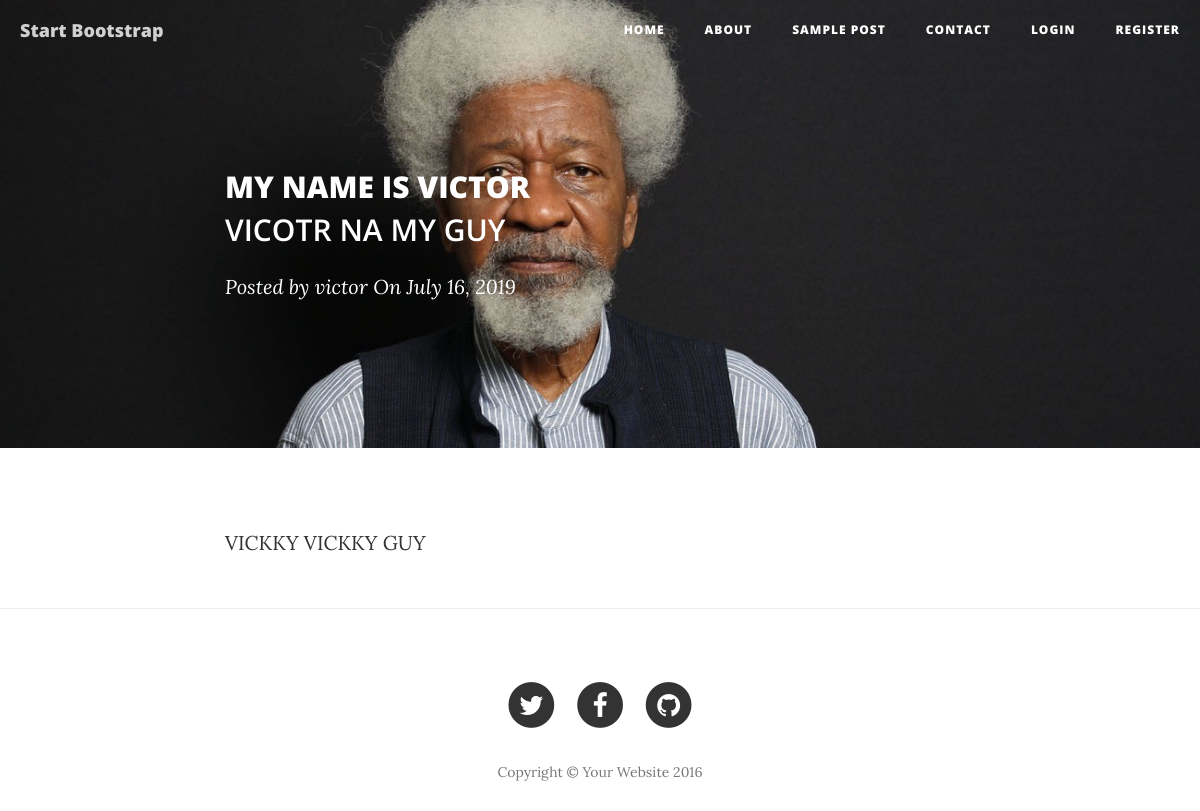
The app's page /post/4 with its own data.
### temiblog.py (models this page shows)
class BlogPost(db.Model,UserMixin):
       id = db.Column(db.Integer,primary_key=True)
       author = db.Column(db.String(255))
       title = db.Column(db.String(255))
       sub_title = db.Column(db.String(255))
       content = db.Column(db.Text)
       blog_pix =db.Column(db.String(200))
       author_id = db.Column(db.Integer)
       total_view = db.Column(db.BigInteger,default=0)
       today=db.Column(db.DateTime, nullable=False, default=datetime.utcnow)

### temiblog.py (the view)
@app.route('/post/<int:id>')
def post(id):
       content = BlogPost.query.filter_by(id=id).first()
       content.total_view +=1
       db.session.commit()
       return render_template('./post.html',content1=content)

### templates/post.html (shortened to what this page needs)
<!DOCTYPE html>
<html lang="en">
<head>
    <link href="{{url_for('static',filename='vendor/bootstrap/css/bootstrap.min.css')}}" rel="stylesheet">
    <link href="{{url_for('static',filename='css/clean-blog.min.css')}}" rel="stylesheet">
    <link href="{{url_for('static',filename='vendor/font-awesome/css/font-awesome.min.css')}}" rel="stylesheet" type="text/css">
</head>
<body>
    <nav class="navbar navbar-default navbar-custom navbar-fixed-top">
        <div class="container-fluid">
            <div class="navbar-header page-scroll">
                <a class="navbar-brand" href="{{url_for('index')}}">Start Bootstrap</a>
            </div>
            <div class="collapse navbar-collapse" id="bs-example-navbar-collapse-1">
                <ul class="nav navbar-nav navbar-right">
                    <li>
                        <a href="/">Home</a>
                    </li>
                    <li>
                        <a href="/about">About</a>
                    </li>
                    <li>
                        <a href="/post">Sample Post</a>
                    </li>
                    <li>
                        <a href="/contact">Contact</a>
                    </li>
                    <li>
                        <a href="/login">Login</a>
                    </li>
                    <li>
                        <a href="/register">Register</a>
                    </li>
                </ul>
            </div>
        </div>
    </nav>
    <header class="intro-header" style="background-image:  url('/static/blogpix/{{content1.blog_pix}}')">
        <div class="container">
            <div class="row">
                <div class="col-lg-8 col-lg-offset-2 col-md-10 col-md-offset-1">
                    <div class="post-heading">
                        <h2>{{content1.title}}</h2>
                        <h4 class="subheading">{{content1.sub_title}}</h4>
                        <span class="meta">Posted by <a href="{{url_for('useradminprofile', id=content1.author_id)}}">{{content1.author}}</a> On {{content1.today.strftime('%B %d, %Y')}}</span>
                    </div>
                </div>
            </div>
        </div>
    </header>
    <article>
        <div class="container">
            <div class="row">
                <div class="col-lg-8 col-lg-offset-2 col-md-10 col-md-offset-1">
                    <p>{{content1.content|safe}}</p>
                </div>
            </div>
        </div>
    </article>
    <hr>
    <footer>
        <div class="container">
            <div class="row">
                <div class="col-lg-8 col-lg-offset-2 col-md-10 col-md-offset-1">
                    <ul class="list-inline text-center">
                        <li>
                            <a href="#">
                                <span class="fa-stack fa-lg">
                                    <i class="fa fa-circle fa-stack-2x"></i>
                                    <i class="fa fa-twitter fa-stack-1x fa-inverse"></i>
                                </span>
                            </a>
                        </li>
                        <li>
                            <a href="#">
                                <span class="fa-stack fa-lg">
                                    <i class="fa fa-circle fa-stack-2x"></i>
                                    <i class="fa fa-facebook fa-stack-1x fa-inverse"></i>
                                </span>
                            </a>
                        </li>
                        <li>
                            <a href="#">
                                <span class="fa-stack fa-lg">
                                    <i class="fa fa-circle fa-stack-2x"></i>
                                    <i class="fa fa-github fa-stack-1x fa-inverse"></i>
                                </span>
                            </a>
                        </li>
                    </ul>
                    <p class="copyright text-muted">Copyright &copy; Your Website 2016</p>
                </div>
            </div>
        </div>
    </footer>
</body>
</html>

### records on screen
BlogPost: blog_pix (picture), title "MY NAME IS VICTOR", sub_title "VICOTR NA MY GUY", author "victor", today "July 16, 2019", content "VICKKY VICKKY GUY"
